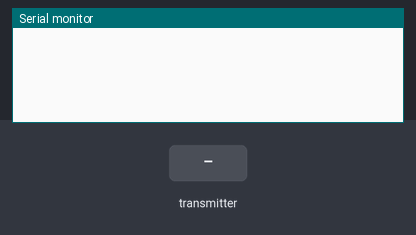
Simulated run of this sketch. Board: Arduino Uno, built with avr-gcc and run on an emulated ATmega328P. Parts: the last lines printed to the serial monitor. The inputs (shaded band) are chosen by the test bench. No radio packets arrive unless stated.

Above: at 1.2 s.
1.3 s: the transmitter starts sending data.0 = 0
At 1.37 s:
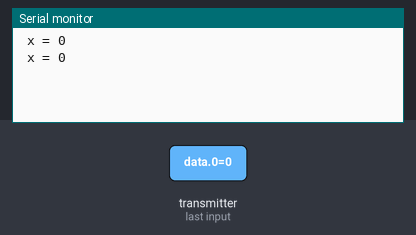
3.2 s: the transmitter starts sending data.0 = 256
At 3.27 s:
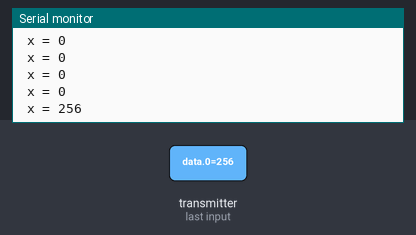

Measured:
- after the input at 1.3 s, the serial monitor: prints a new line at once (image 1)
- after the input at 3.2 s, the serial monitor: prints a new line after 0.05 s (image 2)

The sketch:

ALICI.ino
```cpp
#include <SPI.h>
#include <nRF24L01.h>
#include <RF24.h>

#define CE_PIN   9
#define CSN_PIN 10
const uint64_t pipe = 0xE8E8F0F0E1LL;
RF24 radio(CE_PIN, CSN_PIN);
int data[2];

void setup()
{
  Serial.begin(9600);
  radio.begin();
  radio.openReadingPipe(1,pipe);
  radio.startListening();;
}
void loop() {
  if ( radio.available() ) //Eğer sinyal algılarsan...
  {
    int y = data[1];
    int x = data[0];
    radio.read( data, sizeof(data) );
    Serial.print(" x = ");
    Serial.println(x);
   // Serial.print(" y = ");
   // Serial.println(y);
    //delay(300);
  }
}
```
